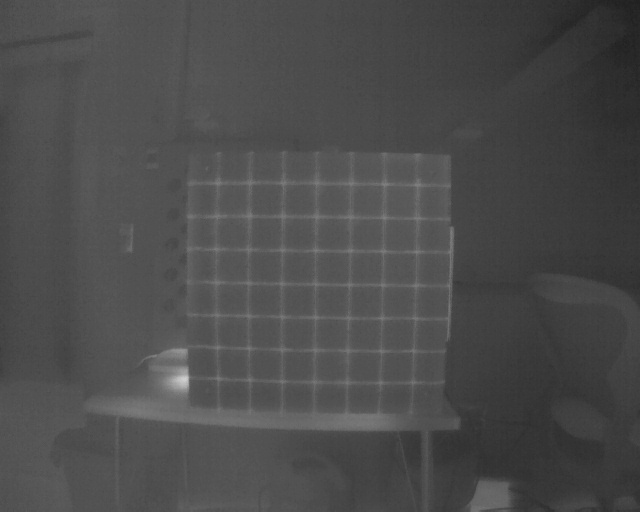
#> input picture thermal/20180524_182714.jpg, 640 x 512 px, given as the content of the folder Visual_img, which was not available
$ python Run_Thermal_Calibration.py
#> lines starting #> are read from the running program, lines starting #| are printed output that depends on the picture; after the words box and inside, x2 and y2 are one past the last pixel; in counts of white or black regions, pixels touching at a corner belong together; pictures that were not available may be replaced by others from this repository, and a replacement may not be noted
### extract_template.py
import cv2
import numpy as np
import glob
import string
import time

loc=[]

# [9 lines left out: function click, not called in this run]
	# check to see if the left mouse button was released

def extract_template(tmp_folder,input_img_folder,img_format,tmp_format,tmp_size):
	TEMPLATE_SIZE=tmp_size
	temp_folder=tmp_folder
	img_folder=input_img_folder
	images=glob.glob(img_folder+'*'+img_format)
	temp_count=0
	cv2.namedWindow('image')
	cv2.setMouseCallback('image',click)


	for file in images:
		img=cv2.imread(file)
		pro_img=cv2.imread(file)
		cv2.imshow('image',img)
		key=cv2.waitKey(0)&0xFF
		if(key==ord('r')):
			#reset
			img=img.copy()
		elif(key==ord('q')):
			break
	for i in range(0,len(loc)):
		size=TEMPLATE_SIZE
		tmp=np.zeros((size,size),np.uint8)
		location=loc[i]
		tmp=img[location[1]-size//2:location[1]+size//2,location[0]-size//2:location[0]+size//2]
		cv2.imwrite(temp_folder+'/template'+str(temp_count)+tmp_format,tmp)
		temp_count+=1
		loc1=loc[i]
		size=TEMPLATE_SIZE//2
		cv2.rectangle(pro_img,(location[0]-size,location[1]-size),(location[0]+size,location[1]+size),(0,0,255))
	cv2.imshow('Selected_templates',pro_img)
	key=cv2.waitKey(0)&0xFF
	if(key==ord('s')):
		cv2.imwrite(temp_folder+'/temp'+str(temp_count)+'.jpg',pro_img)


### cam_calibration.py
import cv2
import numpy as np
import glob
import copy

CIRCLE_SIZE=1
def find_template(img,pro_img,tmp_size,template,match_thresh,image_type,board_type):
	img_gray=cv2.cvtColor(img,cv2.COLOR_BGR2GRAY)
	existed=[]
	points=[]
	for temp_file in template:
		temp=cv2.imread(temp_file,0)
		w, h = temp.shape[::-1]
		res = cv2.matchTemplate(img_gray,temp,cv2.TM_CCOEFF_NORMED)
		threshold =match_thresh
		loc = np.where( res >= threshold)
		mask=np.zeros((tmp_size,tmp_size),np.float32)
		#pt top-left corner of the matching window
		for pt in zip(*loc[::-1]):
			new=True
			for pre in existed:
				if(np.sqrt(np.square(pt[0]-pre[0])+np.square(pt[1]-pre[1]))<15):
					if(res[pt[1]][pt[0]]>res[pre[1]][pre[0]]):
						points.remove((pre[1]+pre[3],pre[0]+pre[2]))
						existed.remove(pre)
					else:
						new=False
					break
			if(new):
				mask=copy.copy(img_gray[pt[1]:pt[1]+tmp_size,pt[0]:pt[0]+tmp_size])
				cor=find_corners(mask,image_type,board_type)
				col=pt[0]+cor[0]
				row=pt[1]+cor[1]
				points.append((row,col))
				existed.append((pt[0],pt[1],cor[0],cor[1]))
	for p in points:
		cv2.circle(pro_img,(int(p[1]),int(p[0])),5,(0,0,255))
	return pro_img,points

# [13 lines left out: functions img_maxvalue, img_minvalue, not called in this run]

def find_corners(img,image_type,board_type):
	col_cum=0
	col_count=0
	row_cum=0
	row_count=0
	w=img.shape[0]
	h=img.shape[1]

	if(image_type=='thermal'):
		kernel_size=int(w*1/3)
		if(kernel_size%2==0):
			kernel_size+=1
		kernel=np.zeros((kernel_size,kernel_size),dtype=np.float32)
		kernel[:,:]=-1
		kernel[kernel_size//2][kernel_size//2]=kernel_size*kernel_size
		sharp_img = cv2.filter2D(img, -1, kernel)
		min_val=np.amin(sharp_img)
		max_val=np.amax(sharp_img)

		if(board_type=='wired'):
			for r in range(h):
				for c in range(w):
					if(sharp_img[r][c]<(min_val+max_val)/2):
						sharp_img[r][c]=0
					else:
						sharp_img[r][c]=1
			kernel[:,:]=0
			kernel[:,kernel_size//2]=1
			kernel[kernel_size//2,:]=1
			kernel[kernel_size//2][kernel_size//2]=0
			out_img = cv2.filter2D(sharp_img, -1, kernel)
			max_val=np.amax(out_img)
			for r in range(len(img)):
				for c in range(len(img)):
					if(r>=int(0.75*len(img)) or r<=int(0.25*len(img)) or c>=int(0.75*len(img)) or c<=int(0.25*len(img))):
						out_img[r][c]=0
					else:
						if(out_img[r][c]>=max_val):
							col_count+=1
							row_count+=1
							row_cum+=r
							col_cum+=c
							out_img[r][c]=255
						else:
							out_img[r][c]=0
		elif(board_type=='chessboard'):
			for r in range(h):
				for c in range(w):
					if(sharp_img[r][c]<(min_val+max_val)/2):
						sharp_img[r][c]=0
					else:
						sharp_img[r][c]=255
			kernel[:,:]=0
			kernel[:,kernel_size//2]=1
			kernel[kernel_size//2,:]=1
			kernel[kernel_size//2][kernel_size//2]=0
			out_img = cv2.filter2D(sharp_img, -1, kernel)
			max_val=np.amax(out_img)
			for r in range(len(img)):
				for c in range(len(img)):
					if(r>=int(0.75*len(img)) or r<=int(0.25*len(img)) or c>=int(0.75*len(img)) or c<=int(0.25*len(img))):
						out_img[r][c]=0
					else:
						if(out_img[r][c]>=max_val):
							col_count+=1
							row_count+=1
							row_cum+=r
							col_cum+=c
							out_img[r][c]=255
						else:
							out_img[r][c]=0
		if(col_count==0 or row_count==0):
			cor=(img.shape[0]/2,img.shape[1]/2)
		else:
			cor=(col_cum/col_count,row_cum/row_count)
	elif(image_type=='visual'):
		corners=cv2.goodFeaturesToTrack(img,maxCorners=100,qualityLevel=0.05,minDistance=0,
			useHarrisDetector=0)
		for c in corners:
			tmp=c[0]
			if(tmp[1]>=0.25*img.shape[0] and tmp[1]<=0.75*img.shape[0] and tmp[0]>=0.25*img.shape[0] and tmp[0]<=0.75*img.shape[0]):
				col_count+=1
				row_count+=1
				row_cum+=tmp[1]
				col_cum+=tmp[0]
		cor=(col_cum/col_count,row_cum/row_count)
	else:
		print('Unsupport img type')
		cor=(img.shape[0]/2,img.shape[1]/2)

	return cor

# [42 lines left out: functions farthest, top_p, not called in this run]

def p_to_p(p1,p2):
	dist=np.sqrt(np.square(p1[0]-p2[0])+np.square(p1[1]-p2[1]))
	return dist

# [188 lines left out: functions points_on_line, next_min_index, sort_points_on_line, reorder_points, resize_matrix, draw_board, not called in this run]

def get_square_img_size(img):
	return img.shape[0]

def find_crosspoints(file,template,thresh,board_r,board_c,image_type,board_type):

	img=cv2.imread(file)
	gray = cv2.cvtColor(img,cv2.COLOR_BGR2GRAY)
	pro_img=cv2.imread(file)
	template_size=get_square_img_size(cv2.imread(template[0]))
	pro_img,points=find_template(img,pro_img,template_size,template,thresh,image_type,board_type)

	#check amount of found crosspoints
	if(len(points)!=len(set(points)) or len(set(points))!=board_r*board_c):
		return False,[(0,0)]

	for dist in range(0,30):
		matrix=reorder_points(file,points,board_r,board_c,dist)
		flag=True
		#check every row has same amount of points
		count=0
		for l in matrix:
			count+=len(l)
			if(len(l)!=board_c):
				flag=False
		if(flag==True and len(matrix)==board_r and count==board_r*board_c):
			break
	if(len(matrix)!=board_r or flag==False):
		return False,[(0,0)]#Detected no feature point
	pt=resize_matrix(matrix,board_r,board_c)
	#check if detected points satisfy requirement
	if(len(pt)==board_r*board_c):
		ret=True
	else:
		ret=False
	return ret,pt


def opencv_find_crosspts(image_files,objp,row,col,draw_b=False):
    imgpoints=[]
    obj=[]
    count=0
    missed=[]
    valid=[]
    criteria = (cv2.TERM_CRITERIA_EPS + cv2.TERM_CRITERIA_MAX_ITER, 30, 0.001)
    for fname in image_files:
        img = cv2.imread(fname)
        gray = cv2.cvtColor(img,cv2.COLOR_BGR2GRAY)
        # Find the chess board corners
        ret, corners = cv2.findChessboardCorners(gray, (col,row),None)

        # If found, add object points, image points (after refining them)
        if ret == True:
            corners2 = cv2.cornerSubPix(gray,corners,(11,11),(-1,-1),criteria)
            points=[]
            for r in corners2:
            	tmp=r[0]
            	points.append((tmp[1],tmp[0]))
            for dist in range(0,30):
            	matrix=reorder_points(fname,points,row,col,dist)
            	flag=True
            	pre=col
            	#check every row has same amount of points
            	for l in matrix:
            		if(len(l)!=pre):
            			flag=False
            	if(flag==True and len(matrix)==row):
            		break
            pt=resize_matrix(matrix,row,col)
            if(draw_b):
            	draw_board(img,pt,row,col,arrow=True)
            	cv2.imshow('draw_board',img)
            if(cv2.waitKey(0)&0xFF==ord('q')):
            	break
            for i in range(0,len(pt)):
            	for j in range(0,len(pt[i])):
            		pt[i][j]=(np.float32(pt[i][j][1]),np.float32(pt[i][j][0]))
            cor=np.array(pt)
            imgpoints.append(cor)
            obj.append(objp)
            count+=1

    imgpoints=np.array(imgpoints)
    obj=np.array(obj)
    return imgpoints,obj

### Run_Thermal_Calibration.py
import cv2
import numpy as np
import glob
import save_calibration as sc
import cam_calibration as cc
import extract_template as et
import json

inputJSON='param.json'

if __name__ == "__main__":
	fp = open(inputJSON)
#> (reads param.json from the repository)
	projectDict = json.load(fp)
	fp.close()
	img_folder    = projectDict["IMG_DIR"]
	template_folder=projectDict["TEMPLATE_DIR"]
	BOARD_SIZE_R=projectDict["BOARD_ROW"]
	BOARD_SIZE_C=projectDict["BOARD_COL"]
	MATCH_THRESH=projectDict["MATCH_THRESH"]
	VISUALIZE=projectDict["VISUALIZE"]
	img_type=projectDict["IMG_TYPE"]
	board_type=projectDict["BOARD_TYPE"]
	save_undistort_img=projectDict["SAVE_UNDISTORT_IMG"]
	save_result=projectDict["SAVE_CALIB_RESULT"]
	save_dir=projectDict["RESULT_DIR"]
	IMG_FORMAT=projectDict["IMG_FORMAT"]
	TEMPLATE_FORMAT=projectDict["TEMPLATE_FORMAT"]
	EXTRACT_TMP=projectDict["EXTRACT_TEMPLATE"]
	TEMPLATE_SIZE=projectDict["TEMPLATE_SIZE"]
	if(EXTRACT_TMP):
		et.extract_template(template_folder,img_folder,IMG_FORMAT,TEMPLATE_FORMAT,TEMPLATE_SIZE )
#> in extract_template, img is the input picture: shape (512, 640, 3); min 31, max 209, mean 75.8
#> (key q is pressed here)
#> after the loop in extract_template, `for i in range(0,len(loc)):`: temp_count = 0
#> (key q is pressed here)
	#load calibration images and templates
	images=glob.glob(img_folder+'*'+IMG_FORMAT)
	template=glob.glob(template_folder+'*'+TEMPLATE_FORMAT)
	img=cv2.imread(images[0])
	gray = cv2.cvtColor(img,cv2.COLOR_BGR2GRAY)
	# prepare object points, like (0,0,0), (1,0,0), (2,0,0) ....,(6,5,0)
	objp = np.zeros((BOARD_SIZE_R*BOARD_SIZE_C,3), np.float32)
	objp[:,:2] = np.mgrid[0:BOARD_SIZE_C,0:BOARD_SIZE_R].T.reshape(-1,2)

	# Arrays to store object points and image points from all the images.
	run_own=0
	imgpoints,objpoints=cc.opencv_find_crosspts(images,objp,BOARD_SIZE_R,BOARD_SIZE_C,draw_b=VISUALIZE)
#> in opencv_find_crosspts, `criteria = (cv2.TERM_CRITERIA_EPS + cv2.TERM_CRITERIA_MAX_ITER, 30, 0...`: criteria = (3, 30, 0.001)
#> in opencv_find_crosspts, `ret, corners = cv2.findChessboardCorners(gray, (col,row),None)`: ret = False; corners = None
	if(len(imgpoints)!=len(images)):
		print('Opencv missed!')
		imgpoints=[]
		objpoints=[]
		run_own=1
	else:
		print('Opencv handled.')
	if(run_own):
		count=0
		img_count=0
		for fname in images:
			img=cv2.imread(fname)
			gray = cv2.cvtColor(img,cv2.COLOR_BGR2GRAY)
			ret,corners = cc.find_crosspoints(fname,template,MATCH_THRESH,BOARD_SIZE_R,BOARD_SIZE_C,img_type,board_type)
#> in find_crosspoints, `template_size=get_square_img_size(cv2.imread(template[0]))`: template_size = 512
#> in find_template, `res = cv2.matchTemplate(img_gray,temp,cv2.TM_CCOEFF_NORMED)`: res = [1]
#> in find_template, `loc = np.where( res >= threshold)`: loc = ([0], [0])
#> the loop in find_template, `for pt in zip(*loc[::-1]):` made 1 pass
#> (w in find_corners, h in find_corners, kernel_size in find_corners) on pass 1: (512, 512, 171)
#> pass 1, in find_template, `mask=copy.copy(img_gray[pt[1]:pt[1]+tmp_size,pt[0]:pt[0]+tmp_size])`:
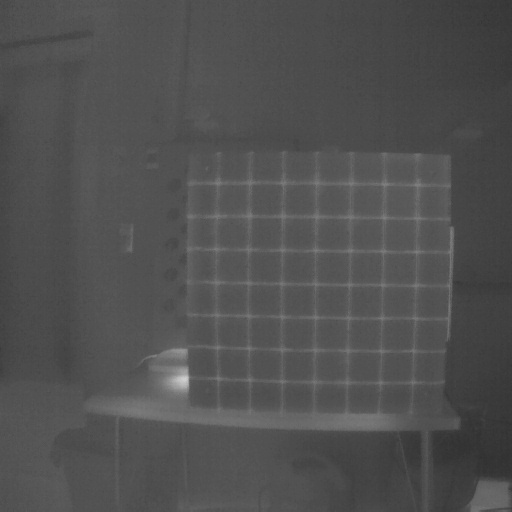
#> mask: shape (512, 512); min 48, max 209, mean 80.6
#> pass 1, in find_corners, `sharp_img = cv2.filter2D(img, -1, kernel)`:
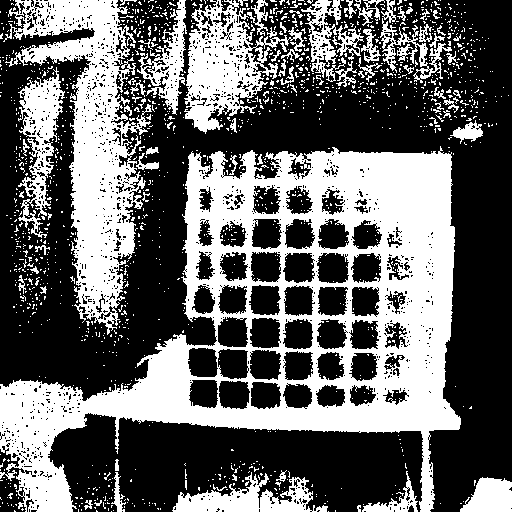
#> sharp_img: shape (512, 512); min 0, max 255, mean 101.1
#> pass 1, in find_corners, `out_img = cv2.filter2D(sharp_img, -1, kernel)`:
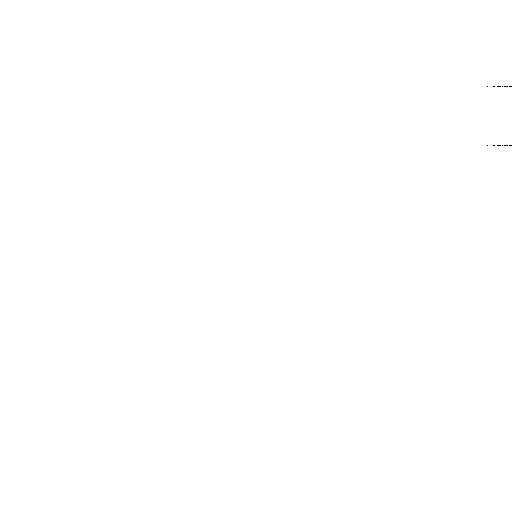
#> out_img: shape (512, 512); 100% white; black in thin lines or dots, all inside (x1, y1, x2, y2) = (487, 86, 512, 146)
#> after the loop in find_template, `for pt in zip(*loc[::-1]):`: existed = [(0, 0, 256, 256)]; points = [(256, 256)]
#> the loop in find_template, `for p in points:` made 1 pass
#> after the loop in find_template, `for p in points:`: pro_img: shape (512, 640, 3); 0.01% of pixels changed, all inside (x1, y1, x2, y2) = (251, 251, 262, 262)
			if(VISUALIZE and ret):
				cc.draw_board(img,corners,BOARD_SIZE_R,BOARD_SIZE_C,arrow=True)
				cv2.imshow('Draw_Board',img)
				cv2.waitKey(0)
		    # If found, add object points, image points (after refining them)
			if ret == True:
				for i in range(0,len(corners)):
					for j in range(0,len(corners[i])):
						corners[i][j]=(np.float32(corners[i][j][1]),np.float32(corners[i][j][0]))
				cor=np.array(corners)
				objpoints.append(objp)
				imgpoints.append(cor)
				img_count+=1
			else:
				count+=1
				print(fname)
		print("Num of invalid img: {}".format(count))
		print("Num of used img: {}".format(img_count))
#> (the run stopped early here; a loop or call above may not have finished)
